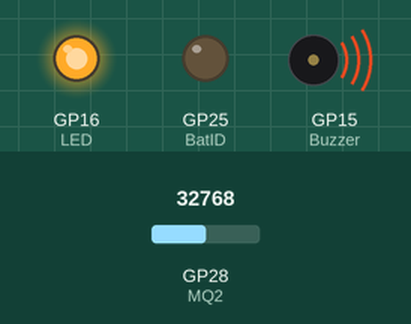
Recording of a program running on a simulated Raspberry Pi Pico running MicroPython. On the bench: output pins drawn as LEDs (lit = HIGH), buzzer (waves = sounding, pin HIGH). The test bench sets the inputs (shaded band); at power-on: GP28 (MQ2) = 32768 (analog values on the 0–65535 scale). The modem accepts every AT command (registered, SIM ready, sends succeed) and sends nothing else; what the program prints to the serial console is not drawn.

Above: at 1.2 s.
1.3 s: GP28 (MQ2) set to 21056
7.7 s: GP28 (MQ2) set to 18832
At 9.3 s:
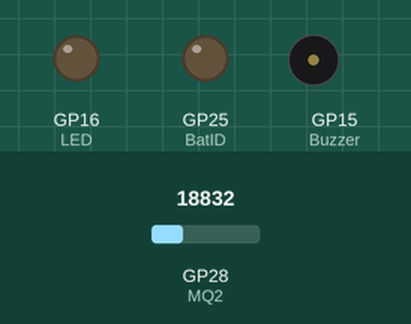
9.7 s: GP28 (MQ2) set to 20655
At 10.8 s:
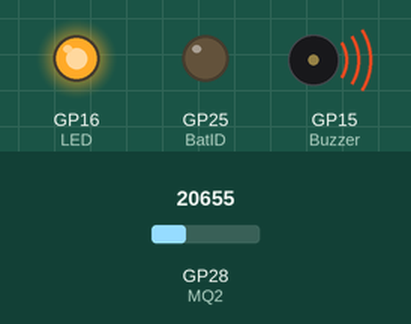
11.7 s: GP28 (MQ2) set to 19660
At 14.9 s:
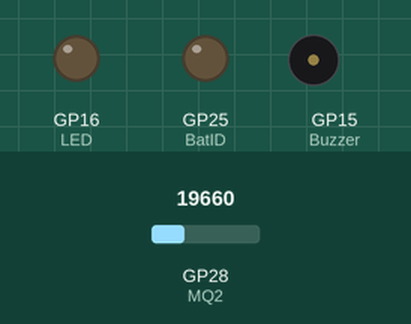
Timing chart, 0 to 16.4 s (numbered marks = the images above; inputs shaded):
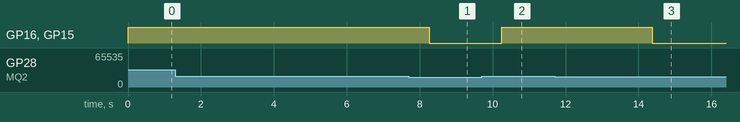

The program:

main.py
```python
from machine import ADC,Pin,UART
from utime import sleep

MQ2= ADC(28)
LED=Pin(16,Pin.OUT)#LED pin
Buzzer=Pin(15,Pin.OUT)#Buzzer Pin
BatID=Pin(25,Pin.OUT)#Battery Indicator, it is the onboard LED.


gsm_module = UART(0, baudrate=9600, tx=Pin(12), rx=Pin(13), timeout=2000)#You can replace the Rx and Tx pin if have changed them in the circuit. Also change 0 to 1 if you have used UART1
gsm_buffer = ''
destination_phone = 'Destination Phone number with country code'

#----GSM Functions----#
def convert_to_string(buf):
    tt =  buf.decode('utf-8').strip()
    return tt
def send_command(cmdstr, lines=1, msgtext=None):
    global gsm_buffer
    print(cmdstr)
    cmdstr = cmdstr+'\r\n'
    while gsm_module.any():
        gsm_module.read()
    gsm_module.write(cmdstr)
    if msgtext:
        print(msgtext)
        gsm_module.write(msgtext)
    buf=gsm_module.readline() #discard linefeed etc
    buf=gsm_module.readline()
    if not buf:
        return None
    result = convert_to_string(buf)
    if lines>1:
        gsm_buffer = ''
        for i in range(lines-1):
            buf=gsm_module.readline()
            if not buf:
                return result
            buf = convert_to_string(buf)
            if not buf == '' and not buf == 'OK':
                gsm_buffer += buf+'\n'
    return result
def send_sms(msgtext):
    global gsm_buffer
    result = send_command('AT+CMGS="{}"\n'.format(destination_phone),99,msgtext+'\x1A')
    if result and result=='>' and gsm_buffer:
        params = gsm_buffer.split(':')
        if params[0]=='+CUSD' or params[0] == '+CMGS':
            print('OK')
            return 'OK'
#----0----#

print(send_command('AT'))#check connection between pico and sim800l
print(send_command('AT+CMEE=1'))#if you get an error, this will make sure you get the error code. Search on the internet to find solution
print(send_command('AT+CPIN?'))#make sure the sim is inserted properly
print(send_command('AT+CSQ'))#checks the network strength
print(send_command('AT+CMGF=1'))#enables text mode
print(send_command('AT+CNMI=1'))

while True:
    reading=MQ2.read_u16()
    print(reading)
    if reading>20000:
        Buzzer.value(1)
        LED.value(1)
        send_sms('SMS text that you want to send')
        #--~--#
        charg=send_command('AT+CBC')#check battery percent
        charg=charg[:-5]
        charge=int(charg.replace('+CBC: 0,',''))
        print(charge)
        if charge<=15:
            BatID.value(1)
            sleep(0.5)
            BatID.value(0)
        else:
            BatID.value(0)
    else:
        Buzzer.value(0)
        LED.value(0)
    sleep(2)#change the refresh rate(of the sensor) if you want to. For faster rate, reduce the time and vice-versa
```

Measured:
- the behaviour switches between 20016 and 20000 on GP28 (MQ2) (found by bisection; images 0 and 1)
- after the input at 1.3 s, every drawn part: stays the same
- after the input at 7.7 s, GP16 (LED), GP15 (Buzzer): HIGH → LOW after 0.56 s
- after the input at 9.7 s, GP16 (LED), GP15 (Buzzer): LOW → HIGH after 0.56 s
- after the input at 11.7 s, GP16 (LED), GP15 (Buzzer): HIGH → LOW after 2.7 s
